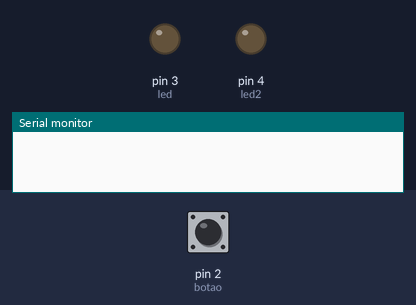
Recording of a sketch running on a simulated Arduino Uno, built with avr-gcc and run on an emulated ATmega328P. Shown: output pins drawn as LEDs (lit = HIGH), the last lines printed to the serial monitor. The test bench sets the inputs (shaded band); at power-on: pin 2 (botao) LOW.

Above: at 1.2 s.
1.3 s: pin 2 (botao) pulled HIGH for 0.15 s
At 1.8 s:
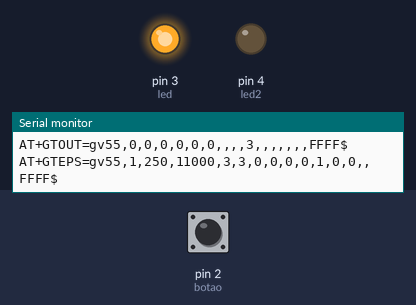
4.4 s: pin 2 (botao) pulled HIGH for 1 s
At 7.3 s:
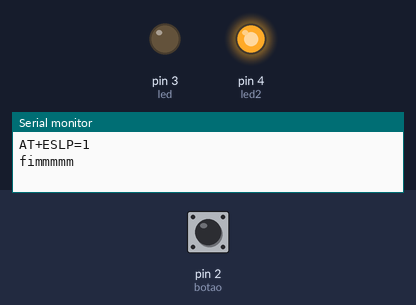
8.4 s: pin 2 (botao) pulled HIGH for 3.2 s
At 9.6 s:
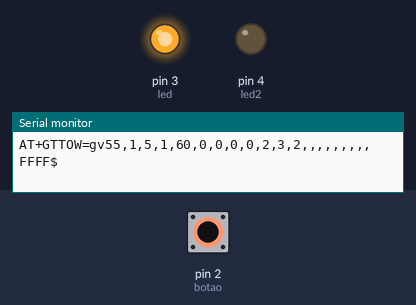
Timing chart, 0 to 15.9 s (numbered marks = the images above; inputs shaded):
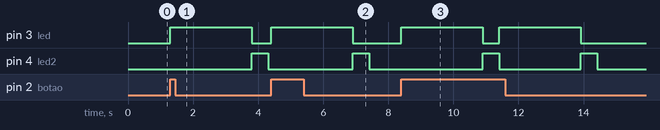

The sketch:

automacaoEquip.ino
```cpp
#include <SoftwareSerial.h>

const int led = 3;
const int led2 = 4;
const int botao = 2;
int estadoBotao = LOW;
String a;


void setup() {

  Serial.begin(115200);
  pinMode(led, OUTPUT);
  pinMode(led2, OUTPUT);
  pinMode(botao, INPUT);

  digitalWrite(led, LOW);
  digitalWrite(led2, LOW);


}

void loop() {

  comandos();

}

void comandos() {
  estadoBotao == LOW;
  estadoBotao = digitalRead(botao);
  if (estadoBotao == HIGH) {
    digitalWrite(led, HIGH);


    Serial.println("AT+GTBSI=gv55,trixlog.vivo.com.br,vivo,vivo,,,,,FFFF$\r\n");
    delay(100);
    Serial.println("AT+GTSRI=gv55,6,,1,52.21.234.182,9013,52.21.234.182,9013,,0,0,0,0,,30,FFFF$\r");
    delay(100);
    Serial.println("AT+GTQSS=gv55,trixlog.vivo.com.br,vivo,vivo,6,,1,52.21.234.182,9013,52.21.234.182,9013,,0,0,0,,FFFF$\r");
    delay(100);
    Serial.println("AT+GTOUT=gv55,0,0,0,0,0,0,,,,3,,,,,,,FFFF$\r");
    delay(100);
    Serial.println("AT+GTEPS=gv55,1,250,11000,3,3,0,0,0,0,1,0,0,,FFFF$\r");
    delay(100);
    Serial.println("AT+GTDIS=gv55,0,2,5,0,1,1,10,1,,,,,,,,,,,,,FFFF$\r");
    delay(100);
    Serial.println("AT+GTFRI=gv55,1,0,,0,0000,0000,,60,1000,1000,,30,1800,,,,,FFFF$\r");
    delay(100);
    Serial.println("AT+GTSPD=gv55,2,0,60,15,60,0,0,0,0,,,,,,,,,,,,FFFF$\r");
    delay(100);
    Serial.println("AT+GTUPC=gv55,0,10,0,0,0,,0,,0,,FFFF$\r");
    delay(100);
    Serial.println("AT+GTDOG=gv55,1,60,7,0300,,1,0,,60,60,,FFFF$\r");
    delay(100);
    Serial.println("AT+GTHBM=gv55,2,,,,,,,,,,,,,,,0,0,0,0,48,50,42,50,FFFF$\r");
    delay(100);
    Serial.println("AT+GTTOW=gv55,1,5,1,60,0,0,0,0,2,3,2,,,,,,,,,FFFF$\r");
    delay(100);
    Serial.println("AT+GTCRA=gv55,1,5,0,,,,,0,0,0,0,,FFFF$\r");
    delay(100);
    Serial.println("AT+GTPDS=gv55,1,3F9,,,,,,,FFFF$\r");
    delay(100);
    Serial.println("AT+GTCFG=gv55,gv55,gv55,1,0,,,3F,1,0,182C,,1,0,300,0,,1,1,1D,0,FFFF$\r");
    delay(100);

    // Serial.print("AT+GTBSI?\"gv55\" \r\n");

    delay(1000);


    if (Serial.available()) {
      Serial.write(Serial.read());
    }
    teste();

  }

}

void fim() {
  Serial.println("fimmmmm");
  digitalWrite(led, LOW);
  //teste();
  digitalWrite(led2, HIGH);
  delay(500);
  digitalWrite(led2, LOW);
  comandos();
}

void teste() {

  Serial.print("AT+ESLP=1\r\n");


  if (Serial.available()) {


    a = Serial.readString();

    Serial.println(a);
    delay(200);


  }


  fim();


}
```

Measured:
- after the input at 1.3 s, pin 3 (led): LOW → HIGH at once, → LOW 2.5 s later; pin 4 (led2): LOW → HIGH after 2.5 s, → LOW 0.50 s later
- after the input at 4.4 s, pin 3 (led): LOW → HIGH at once, → LOW 2.5 s later; pin 4 (led2): LOW → HIGH after 2.5 s, → LOW 0.50 s later
- after the input at 8.4 s, pin 3 (led): alternates HIGH for 2.5 s and LOW for 0.50 s, 4 changes in all, then stays LOW, starting at once; pin 4 (led2): alternates HIGH for 0.50 s and LOW for 2.5 s, 4 changes in all, then stays LOW, starting after 2.5 s
